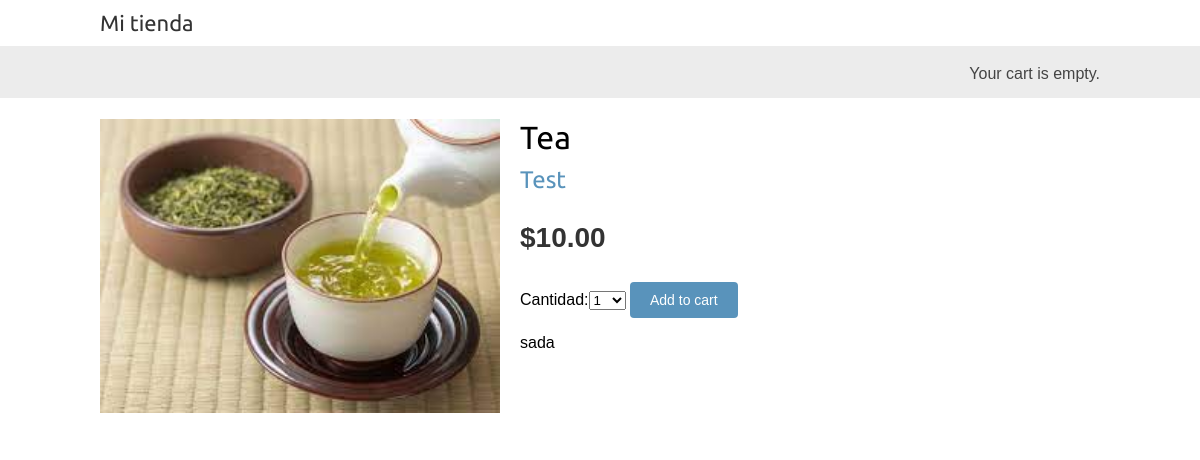
Page /5/tea/ on the committed database.
### shop/models.py (models this page shows, shortened)
class Product(models.Model):
	category = models.ForeignKey(Category, related_name='products', on_delete=models.CASCADE)
	name = models.CharField(max_length=200, db_index=True)
	slug = models.SlugField(max_length=200, db_index=True)
	image = models.ImageField(upload_to='products/%Y/%m/%d',blank=True)
	description = models.TextField(blank=True)
	price = models.DecimalField(max_digits=10, decimal_places=2)
	available = models.BooleanField(default=True)
	created = models.DateTimeField(auto_now_add=True)
	updated = models.DateTimeField(auto_now=True)
	class Meta:
		ordering = ('name',)
		index_together = (('id', 'slug'))

class Category(models.Model):
	name = models.CharField(max_length=200, db_index=True)
	slug = models.SlugField(max_length=200, db_index=True)
	class Meta:
		ordering = ('name',)
		verbose_name = 'category'
		verbose_name_plural = 'categories'
	def __str__(self):
		return self.name
	def get_absolute_url(self):
		return 	reverse("shop:product_list_by_category", args=[self.slug])

### shop/views.py (the view)
# urls.py: path("<int:id>/<slug:slug>/", views.product_detail, name="product_detail"),
def product_detail(request, id, slug):
	product = get_object_or_404(Product, id=id, slug=slug, available=True)
	cart_product_form = CartAddProductForm()
	return render(request, "shop/product/detail.html", {"product" : product, "cart_product_form" : cart_product_form})

### cart/forms.py
class CartAddProductForm(forms.Form):
	quantity = forms.TypedChoiceField(choices=PRODUCT_QUANTITY_CHOICES, coerce=int, label=_("Quantity"))
	override = forms.BooleanField(required=False, initial=False, widget=forms.HiddenInput)

### cart/cart.py (called while the page is built)
    def __len__(self):
        return sum(item['quantity'] for item in self.cart.values())

### cart/context_processors.py (called while the page is built)
def cart(request):
	return {'cart' : Cart(request)}

### shop/templates/shop/product/detail.html (shortened to what this page needs)
{% extends "shop/base.html" %}
{% load i18n %}
{% load static %}
{% block content %}
	<div class="product-detail">
		<img src="{% if product.image %}{{ product.image.url }}{% else %}{% static 'img/no_image.png' %}{% endif %}">
		<h1>{{ product.name }}</h1>
		<h2>
			<a href="{{ product.category.get_absolute_url }}">
				{{ product.category }}
			</a>
		</h2>
		<p class="price">${{ product.price }}</p>
		<form method="POST" action="{% url 'cart:cart_add' product.id %}">
			{{ cart_product_form }}
			<input type="submit" value="{% trans 'Add to cart' %}" name="">
		</form>
		{{ product.description | linebreaks }}
	</div>
{% endblock %}

### shop/static/css/base.css (style rules this page uses)
body { margin:0; padding:0; font-family:helvetica, sans-serif; }
h1, h2, h3, h4, h5 , h6 { font-family: 'Ubuntu', sans-serif; font-weight:normal; }
a { text-decoration:none; color:#5993bb; }
a.button, input[type="submit"] { color:#fff; background:#5993bb; border-radius:4px; padding:10px 20px; font-size:14px; border:0; }
.product-detail { text-align:justify; }
.product-detail .price { color:#333; font-size:28px; font-weight:bold; }
.product-detail img { width:40%; float:left; padding:0 20px 20px 0; }
.product-detail h1 { margin-bottom:0; }
.product-detail h2 { margin-top:10px; }

### rows in the picture
Product: image (picture), name "Tea", category "Test", price "10.00", description "sada"
